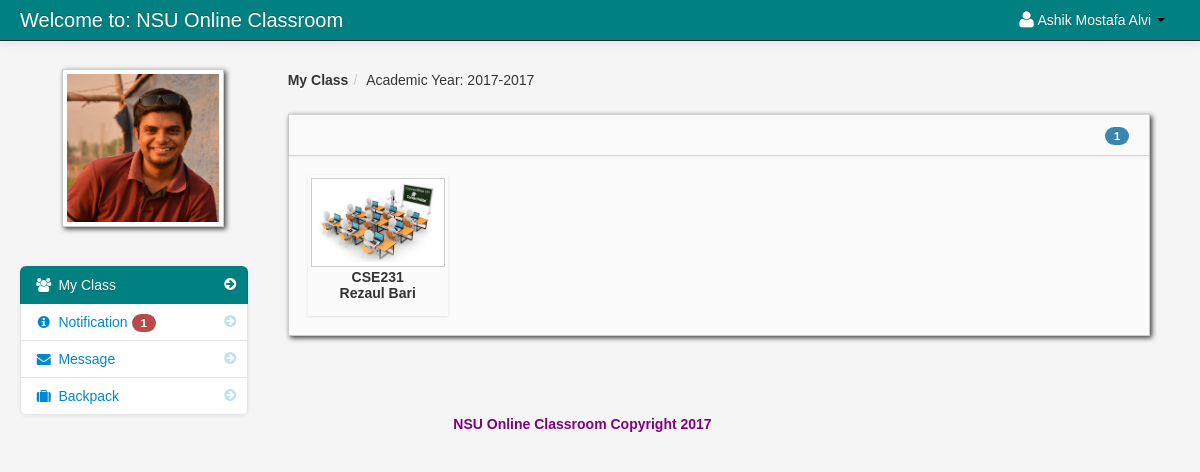
Page /dashboard_student.php (signed in) on the committed database.
### tables this page shows
CREATE TABLE `student` (
  `student_id` int(11) NOT NULL,
  `firstname` varchar(100) NOT NULL,
  `lastname` varchar(100) NOT NULL,
  `class_id` int(11) NOT NULL,
  `username` varchar(100) NOT NULL,
  `password` varchar(100) NOT NULL,
  `email` varchar(100) NOT NULL,
  `contact_number` int(12) NOT NULL,
  `location` varchar(100) NOT NULL,
  `status` varchar(100) NOT NULL
);

CREATE TABLE `school_year` (
  `school_year_id` int(11) NOT NULL,
  `school_year` varchar(100) NOT NULL
);

CREATE TABLE `teacher_class_student` (
  `teacher_class_student_id` int(11) NOT NULL,
  `teacher_class_id` int(11) NOT NULL,
  `student_id` int(11) NOT NULL,
  `teacher_id` int(11) NOT NULL,
  `Present` int(30) NOT NULL DEFAULT '0',
  `Absent` int(30) NOT NULL DEFAULT '0',
  `Late` int(30) NOT NULL DEFAULT '0',
  `Sick` int(30) NOT NULL DEFAULT '0'
);

CREATE TABLE `teacher_class` (
  `teacher_class_id` int(11) NOT NULL,
  `teacher_id` int(11) NOT NULL,
  `class_id` int(11) NOT NULL,
  `semester` varchar(100) NOT NULL,
  `thumbnails` varchar(100) NOT NULL,
  `school_year` varchar(100) NOT NULL,
  `class_title` varchar(100) NOT NULL,
  `description` longtext NOT NULL,
  `Credit` int(11) NOT NULL,
  `Pre_req` varchar(100) NOT NULL
);

CREATE TABLE `class` (
  `class_id` int(11) NOT NULL,
  `class_name` varchar(100) NOT NULL
);

CREATE TABLE `teacher` (
  `teacher_id` int(11) NOT NULL,
  `username` varchar(100) NOT NULL,
  `password` varchar(200) NOT NULL,
  `firstname` varchar(100) NOT NULL,
  `lastname` varchar(100) NOT NULL,
  `department_id` int(11) NOT NULL,
  `location` varchar(200) NOT NULL,
  `about` varchar(500) NOT NULL,
  `teacher_status` varchar(20) NOT NULL,
  `teacher_stat` varchar(100) NOT NULL
);

### session.php (called while the page is built, shortened)
<?php
$session_id=$_SESSION['id'];
?>

### count.php (called while the page is built)
<?php
	$school_year_query = mysql_query("select * from school_year order by school_year DESC")or die(mysql_error());
	$school_year_query_row = mysql_fetch_array($school_year_query);
	$school_year = $school_year_query_row['school_year'];
	?>
	<?php $query_yes = mysql_query("select * from teacher_class_student
LEFT JOIN teacher_class ON teacher_class.teacher_class_id = teacher_class_student.teacher_class_id
LEFT JOIN class ON class.class_id = teacher_class.class_id
LEFT JOIN teacher ON teacher.teacher_id = teacher_class_student.teacher_id
JOIN notification ON notification.teacher_class_id = teacher_class.teacher_class_id
where teacher_class_student.student_id = '$session_id' and school_year = '$school_year'   order by notification.date_of_notification DESC
")or die(mysql_error());
$count_no = mysql_num_rows($query_yes);
         ?>
<?php $query_no = mysql_query("select * from notification
LEFT JOIN notification_read ON notification_read.notification_id = notification.notification_id
where notification_read.student_id  = '$session_id'
")or die(mysql_error());
$count_yes = mysql_num_rows($query_no);
         ?>
<?php $not_read = $count_no -  $count_yes; ?>

### dashboard_student.php (the view, shortened to what this page needs)
<?php include('header_dashboard.php'); ?>
<?php include('session.php'); ?>
    <body>
		<?php include('navbar_student.php'); ?>
        <div class="container-fluid">
            <div class="row-fluid">
				<?php include('student_sidebar.php'); ?>
                <div class="span9" id="content">
                     <div class="row-fluid">
					    <ul class="breadcrumb">
						<?php
						$school_year_query = mysql_query("select * from school_year order by school_year DESC")or die(mysql_error());
						$school_year_query_row = mysql_fetch_array($school_year_query);
						$school_year = $school_year_query_row['school_year'];
						?>
							<li><a href="#"><b>My Class</b></a><span class="divider">/</span></li>
							<li><a href="#">Academic Year: <?php echo $school_year_query_row['school_year']; ?></a></li>
						</ul>
                        <div class="block">
                            <div class="navbar navbar-inner block-header">
                                <div id="" class="muted pull-right">
									<?php $query = mysql_query("select * from teacher_class_student
														LEFT JOIN teacher_class ON teacher_class.teacher_class_id = teacher_class_student.teacher_class_id
														LEFT JOIN class ON class.class_id = teacher_class.class_id
														LEFT JOIN teacher ON teacher.teacher_id = teacher_class.teacher_id
														where student_id = '$session_id' and school_year = '$school_year'
														")or die(mysql_error());
														$count = mysql_num_rows($query);
									?>
												<span class="badge badge-info"><?php echo $count; ?></span>
								</div>
                            </div>
                            <div class="block-content collapse in">
                                <div class="span12">
  										<ul	 id="da-thumbs" class="da-thumbs">
													<?php
														if ($count != '0'){
														while($row = mysql_fetch_array($query)){
														$id = $row['teacher_class_id'];
													?>
											<li>
												<a href="my_classmates.php<?php echo '?id='.$id; ?>">
														<img src ="<?php echo $row['thumbnails'] ?>" width="124" height="140" class="img-polaroid">
												</a>
												<p class="class"><?php echo $row['class_name']; ?></p>
												<p class="subject"><?php echo $row['firstname']." ".$row['lastname']?></p>
											</li>
									<?php }}else{ ?>
									<div class="alert alert-info"><i class="icon-info-sign"></i> You are currently not enroll to your class</div>
									<?php } ?>
									</ul>
                                </div>
                            </div>
                        </div>
                    </div>
                </div>
            </div>
		<?php include('footer.php'); ?>
        </div>
		<?php include('script.php'); ?>
    </body>
</html>

### navbar_student.php (shortened to what this page needs)
<div class="navbar navbar-fixed-top navbar-inverse">
        <div class="navbar-inner">
            <div class="container-fluid">
                <a class="brand" href="#">Welcome to: NSU Online Classroom</a>
					<div class="nav-collapse collapse">
						<ul class="nav pull-right">
							<?php $query= mysql_query("select * from student where student_id = '$session_id'")or die(mysql_error());
									$row = mysql_fetch_array($query);
							?>
							<li class="dropdown">
								<a href="#" role="button" class="dropdown-toggle" data-toggle="dropdown"> <i class="icon-user icon-large"></i><?php echo $row['firstname']." ".$row['lastname'];  ?> <i class="caret"></i></a>
							</li>
						</ul>
					</div>
            </div>
        </div>
</div>

### student_sidebar.php (shortened to what this page needs)
<div class="span3" id="sidebar">
					<img id="avatar" class="img-polaroid" src="admin/<?php echo $row['location']; ?>">
					<?php include('count.php'); ?>
		<ul class="nav nav-list bs-docs-sidenav nav-collapse collapse">
			<li class="active"><a href="dashboard_student.php"><i class="icon-chevron-right"></i><i class="icon-group"></i>&nbsp;My Class</a></li>
			<li class="">
				<a href="student_notification.php"><i class="icon-chevron-right"></i><i class="icon-info-sign"></i>&nbsp;Notification
				<?php if($not_read == '0'){
				}else{ ?>
					<span class="badge badge-important"><?php echo $not_read; ?></span>
				<?php } ?>
				</a>
			</li>
			<li class="">
			<a href="student_message.php"><i class="icon-chevron-right"></i><i class="icon-envelope-alt"></i>&nbsp;Message
			</a>
			</li>
			 <li class=""><a href="backpack.php"><i class="icon-chevron-right"></i><i class="icon-suitcase"></i>&nbsp;Backpack</a></li>
		</ul>
</div>

### admin/assets/styles.css (style rules this page uses)
body { padding-top: 60px; padding-bottom: 40px; background-color: #f5f5f5; }
#content { margin-left:0px; }
.breadcrumb { margin: 0 0 0px; padding: 10px 0px; background-color: transparent; }
.block { background: url("../images/pixel-60fff.png") repeat scroll 0 0 rgba(0, 0, 0, 0) !important; border: 1px solid #ccc; background: white; margin: 1em 0em; border-top: none; -webkit-box-shadow: 2px 2px 5px rgba(0, 0, 6, 0.75); -moz-box-shadow: 2px 2px 5px rgba(0, 0, 6, 0.75); box-shadow: 2px 2px 5px rgba(0, 0, 6, 0.75); }
.block-content { margin: 1em; min-height: .25em; }
.block-header { margin-bottom: 0px; border-right: none; border-left: none; -webkit-border-radius: 0px; -moz-border-radius: 0px; border-radius: 0px; }
.block-header div { padding-top: 10px; }
.bs-docs-sidenav { max-width: 228px; margin: 30px 0 0; padding: 0; background-color: #fff; -webkit-border-radius: 6px; -moz-border-radius: 6px; border-radius: 6px; -webkit-box-shadow: 0 1px 4px rgba(0,0,0,.065); -moz-box-shadow: 0 1px 4px rgba(0,0,0,.065); box-shadow: 0 1px 4px rgba(0,0,0,.065); }
.bs-docs-sidenav > li > a { display: block; width: 190px \9; margin: 0 0 -1px; padding: 8px 14px; border: 1px solid #e5e5e5; }
.bs-docs-sidenav > li:first-child > a { -webkit-border-radius: 6px 6px 0 0; -moz-border-radius: 6px 6px 0 0; border-radius: 6px 6px 0 0; }
.bs-docs-sidenav > li:last-child > a { -webkit-border-radius: 0 0 6px 6px; -moz-border-radius: 0 0 6px 6px; border-radius: 0 0 6px 6px; }
.bs-docs-sidenav > .active > a { position: relative; z-index: 2; padding: 9px 15px; border: 0; text-shadow: 0 1px 0 rgba(0,0,0,.15); -webkit-box-shadow: inset 1px 0 0 rgba(0,0,0,.1), inset -1px 0 0 rgba(0,0,0,.1); -moz-box-shadow: inset 1px 0 0 rgba(0,0,0,.1), inset -1px 0 0 rgba(0,0,0,.1); box-shadow: inset 1px 0 0 rgba(0,0,0,.1), inset -1px 0 0 rgba(0,0,0,.1); }
.bs-docs-sidenav .icon-chevron-right { float: right; margin-top: 2px; margin-right: -6px; opacity: .25; }
.bs-docs-sidenav .active .icon-chevron-right, .bs-docs-sidenav .active a:hover .icon-chevron-right { opacity: 1; }

### admin/assets/style.css (style rules this page uses)
.da-thumbs { float: left; list-style: none outside none; margin: 0; padding: 0; position: relative; }
.da-thumbs li { float: left; margin: 5px; padding: 3px; position: relative; box-shadow: 0 1px 3px rgba(0,0,0,0.1); }
.da-thumbs li a, .da-thumbs li a img { display: block; position: relative; }
.da-thumbs li a { overflow: hidden; }
.class { font-family: helvetica !important; font-weight: bold; text-align: center; }
.subject { font-family: helvetica !important; font-weight: bold; text-align: center; margin-top: -14px; }

### rows in the picture
student: firstname "Ashik Mostafa", lastname "Alvi", location (picture)
school_year: school_year "2017-2017"
teacher_class_student: teacher_class.thumbnails (picture), class.class_name "CSE231", teacher.firstname "Rezaul", teacher.lastname "Bari"

### other values in the picture
$not_read "1"
$count "1"
